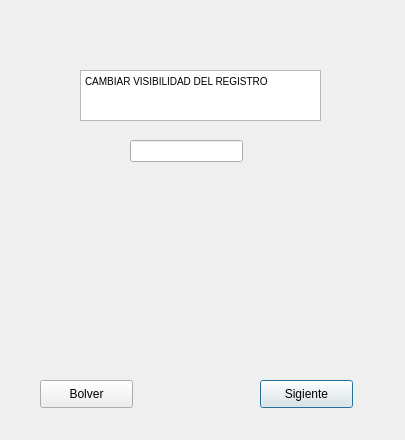
<?xml version="1.0" encoding="UTF-8"?>
<ui version="4.0">
 <class>Dialog</class>
 <widget class="QDialog" name="Dialog">
  <property name="geometry">
   <rect>
    <x>0</x>
    <y>0</y>
    <width>405</width>
    <height>440</height>
   </rect>
  </property>
  <property name="windowTitle">
   <string>Dialog</string>
  </property>
  <widget class="QPushButton" name="pushButton_2">
   <property name="geometry">
    <rect>
     <x>260</x>
     <y>380</y>
     <width>93</width>
     <height>28</height>
    </rect>
   </property>
   <property name="text">
    <string>Sigiente</string>
   </property>
  </widget>
  <widget class="QPushButton" name="pushButton">
   <property name="geometry">
    <rect>
     <x>40</x>
     <y>380</y>
     <width>93</width>
     <height>28</height>
    </rect>
   </property>
   <property name="text">
    <string>Bolver</string>
   </property>
  </widget>
  <widget class="QTextEdit" name="textEdit">
   <property name="geometry">
    <rect>
     <x>80</x>
     <y>70</y>
     <width>241</width>
     <height>51</height>
    </rect>
   </property>
   <property name="html">
    <string>&lt;!DOCTYPE HTML PUBLIC &quot;-//W3C//DTD HTML 4.0//EN&quot; &quot;http://www.w3.org/TR/REC-html40/strict.dtd&quot;&gt;
&lt;html&gt;&lt;head&gt;&lt;meta name=&quot;qrichtext&quot; content=&quot;1&quot; /&gt;&lt;style type=&quot;text/css&quot;&gt;
p, li { white-space: pre-wrap; }
&lt;/style&gt;&lt;/head&gt;&lt;body style=&quot; font-family:'MS Shell Dlg 2'; font-size:7.8pt; font-weight:400; font-style:normal;&quot;&gt;
&lt;p style=&quot; margin-top:0px; margin-bottom:0px; margin-left:0px; margin-right:0px; -qt-block-indent:0; text-indent:0px;&quot;&gt;CAMBIAR VISIBILIDAD DEL REGISTRO&lt;/p&gt;&lt;/body&gt;&lt;/html&gt;</string>
   </property>
  </widget>
  <widget class="QLineEdit" name="lineEdit">
   <property name="geometry">
    <rect>
     <x>130</x>
     <y>140</y>
     <width>113</width>
     <height>22</height>
    </rect>
   </property>
  </widget>
 </widget>
 <resources/>
 <connections/>
</ui>
